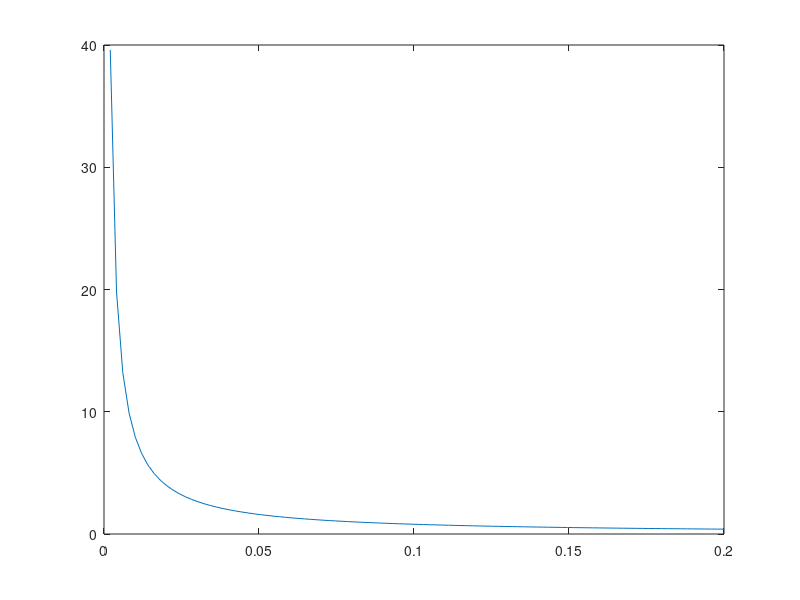

Recreate this plot in MATLAB. (Note: this script raises an error after producing the figure.)
%% 2, punto 1
clc
clear 
close all

% valori a caso, che vengono rimossi dopo
x = linspace(0,0.5);
b = 5;
circ = 3;

vel = @(r, teta1, teta2) circ./(4*pi.*r).*(cos(teta1) + cos(teta2))

velFinale = 0;

teta = pi/2-atan(b./(2.*x));

% tratto inf

teta1 = pi/2;
teta2 = pi/2 - teta;
velFinale = 2*vel(b, teta1, teta2);

% tratto AB

teta1 = teta;
teta2 = teta;
velFinale = velFinale + 2*vel(x, teta1, teta2);

% plotto e adimensionalizzo

plot((2.*x./b), velFinale / (circ/pi*b))


% 2, punto 2


yVal = linspace(-5,5,200);

% Definisco y come variabile, così da poterla usare dopo nel solve (che
% servirà per trovare i punti sulla quale tracciare gli asintoti).
% Si può fare anche senza, ma viene meno preciso (sempre usando solo
% matlab)
syms y

x1 = @(y) b/2+y;
x2 = @(y) b/2-y; 

fVel = @(y) circ./(4*pi).*(1./x1(y)+1./x2(y));

vel = fVel(yVal);
% Copio vel in velFinali, così da poter modificare le velocità senza
% distruggere il ciclo

velFinali = vel;
% Trovo la posizione delle discontinuità, per poter tracciare gli asintoti
posDiscontinuita = [solve(x1, y), solve(x2, y)];

% Creo un ciclo al contrario, per esempio se ho 8 velocità, da 8 a 2, con
% un passo negativo. Uso 2 e non 1 perché dentro il for uso anche indice-1
for indice = size(vel,2):-1:2
    % se il segno della velocità all'indice i è diverso dal segno della
    % velocità all'indice i-1, allora vai dentro l'if
    if sign(vel(1, indice-1)) ~= sign(vel(1, indice))
        % inserisci un NaN in mezzo alle due velocità, così da poter
        % evitare quella retta che matlab produce tra i due estremi della
        % discontinuità
        velFinali = [velFinali(1, 1:indice-1) NaN velFinali(1, indice:end)];
    end
end

figure
hold on

% Plotta gli asintoti, adimensionalizzando la posizione della discontinuità
for posizione = posDiscontinuita
    plot(posizione*2/(b).*ones(1, 100), linspace(-2,4), ".r", LineWidth=2)
end

% Plotta il grafico, sempre adimensionalizzando

plot((2.*(yVal)./b), velFinali(1, 2:end-1) / (circ/pi*b), "k", LineWidth=1.5)

%% 3
clc
clear
close all







